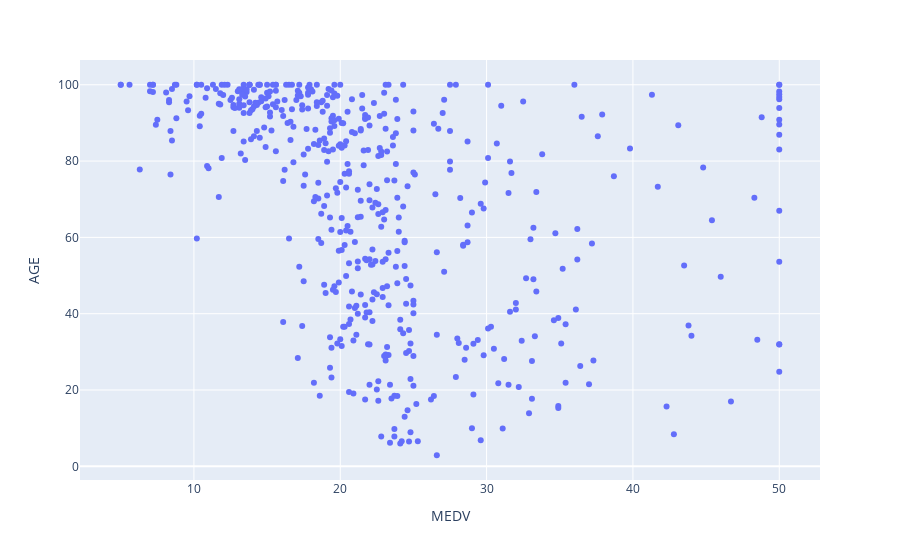

The cell this chart's notebook holds for it:
### Markdown cell above
#### vs AGE: proportion of owner-occupied units built prior to 1940

### Code cell
px.scatter(housing_df, x = "MEDV" , y = "AGE")

### Figure 1 — Plotly figure (JSON) as saved in the notebook; plotly's stock layout.template omitted (floating-point values rounded to 4 significant figures; data arrays with more than 128 entries replaced by an {"elided": "..."} marker saying what was removed)
{"data": [{"hovertemplate": "MEDV=%{x}<br>AGE=%{y}<extra></extra>", "legendgroup": "", "marker": {"color": "#636efa", "symbol": "circle"}, "mode": "markers", "name": "", "orientation": "v", "showlegend": false, "type": "scatter", "x": {"elided": "506 float values"}, "xaxis": "x", "y": {"elided": "506 float values"}, "yaxis": "y"}], "layout": {"legend": {"tracegroupgap": 0}, "margin": {"t": 60}, "xaxis": {"anchor": "y", "domain": [0, 1], "title": {"text": "MEDV"}}, "yaxis": {"anchor": "x", "domain": [0, 1], "title": {"text": "AGE"}}}}
